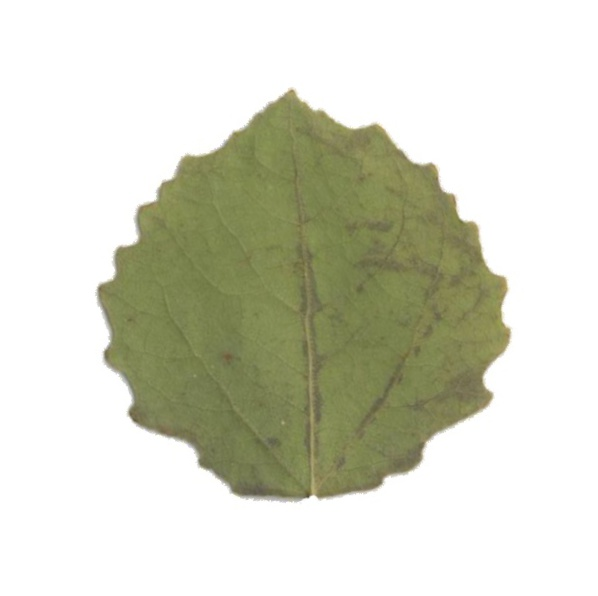
#> input picture 10_29_local_enhancement/0.jpg, 598 x 596 px
$ python b.py   (older library calls are emulated)
#> lines starting #> are read from the running program, lines starting #| are printed output that depends on the picture; after the words box and inside, x2 and y2 are one past the last pixel; in counts of white or black regions, pixels touching at a corner belong together
### 10_29_local_enhancement/correct_angle_by_radon.py
import cv2
from skimage import transform, morphology
import numpy as np
import get_pic_rotated_and_broaden


def correct_angle_by_radon(image):
    """
    Description: use the method of radon transformation to straighten the image.
    :param image: src
    :return: img_rotated and rotating_angle
    """
#> called with image = './0.jpg'
    img = cv2.imread(image)
#> img is the input picture: shape (596, 598, 3); mean B, G, R 198.1, 214.2, 212.8

    img_gray = cv2.cvtColor(img, cv2.COLOR_BGR2GRAY)
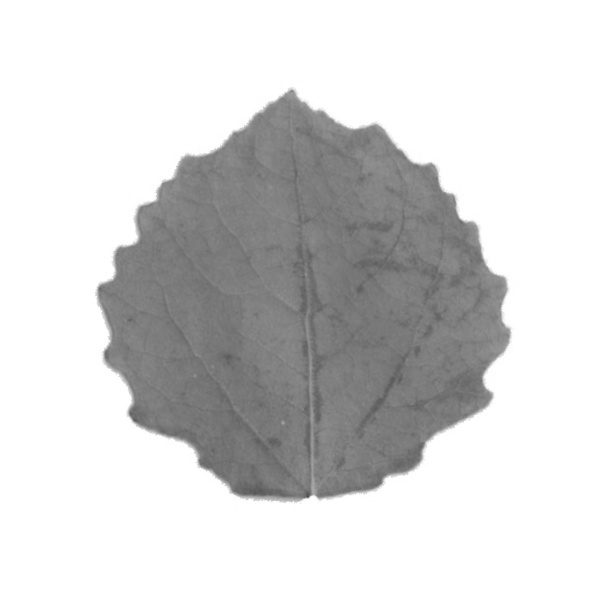
#> img_gray: shape (596, 598); min 81, max 255, mean 212
    bw = cv2.Canny(img_gray, 60, 120)
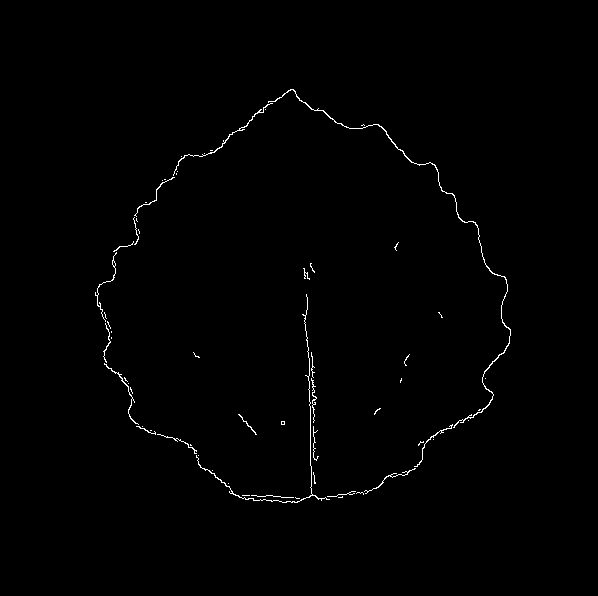
#> bw: shape (596, 598); 0.68% white in thin lines or dots, all inside (x1, y1, x2, y2) = (95, 89, 511, 503)
    for i in bw:
        for j in range(len(i)):
            if 255 == i[j]:
                i[j] = 1
    bw = morphology.skeletonize(bw)   # optional
    theta = list(range(-90, 90))
    R = transform.radon_transform.radon(bw, theta)
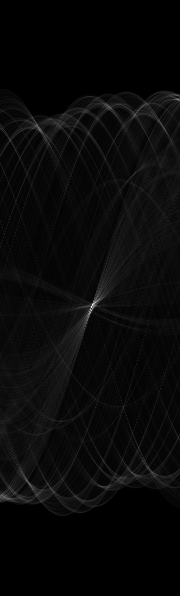
#> R: shape (596, 180) float64; min 0, max 86.42, mean 3.2; drawn with min black and max white
    R1 = np.max(R, axis=0)
#> R1 = 180 values, max 86.42 at index 91, min 14.57 at index 71, mean 26.92
    theta_max = 90
    while theta_max > 50 or theta_max < -50:
        R2, theta_max = np.max(R1), np.argwhere(R1 == np.max(R1))
        R1[theta_max] = 0
        theta_max -= 91
#> this loop made 1 pass
#> (R2, theta_max) on pass 1: (86.42, [0])
#> after the loop, R1 = 180 values, max 83.62 at index 92, min 0 at index 91, mean 26.44
    img_rotated = get_pic_rotated_and_broaden.get_pic_rotated_and_broaden(img, -theta_max, (255, 255, 255))
    rotating_angle = theta_max

    return img_rotated, rotating_angle

### 10_29_local_enhancement/get_pic_rotated_and_broaden.py
import cv2
from math import *
import numpy as np


def get_pic_rotated_and_broaden(img, degree=45, filled_color=-1):

    # 获取旋转后4角的填充色
#> called with degree = array of shape (1, 1), filled_color = (255, 255, 255)
    if filled_color == -1:
        filled_color = tuple(img[0][0].tolist())
    if isinstance(filled_color, int):
        filled_color = (filled_color, filled_color, filled_color)

    height, width = img.shape[:2]
#> height = 596; width = 598

    # 旋转后的尺寸
    height_new = int(width * fabs(sin(radians(degree))) + height * fabs(cos(radians(degree))))
#> height_new = 596
    width_new = int(height * fabs(sin(radians(degree))) + width * fabs(cos(radians(degree))))
#> width_new = 598

    mat_rotation = cv2.getRotationMatrix2D((width / 2, height / 2), degree, 1)
#> mat_rotation = [[1, 0, 0], [0, 1, 0]]

    mat_rotation[0, 2] += (width_new - width) / 2
    mat_rotation[1, 2] += (height_new - height) / 2

    img_rotation = cv2.warpAffine(img, mat_rotation, (width_new, height_new), borderValue=filled_color)
    # 填充四个角
    mask = np.zeros((height_new + 2, width_new + 2), np.uint8)
    mask[:] = 0
    seed_points = [(0, 0), (0, height_new - 1), (width_new - 1, 0), (width_new - 1, height_new - 1)]
#> seed_points = [(0, 0), (0, 595), (597, 0), (597, 595)]
    for i in seed_points:
        cv2.floodFill(img_rotation, mask, i, filled_color)
#> this loop made 4 passes
    return img_rotation

### 10_29_local_enhancement/b.py
import cv2
import numpy as np
import matplotlib.pyplot as plt
import correct_angle_by_radon


image = r'./0.jpg'

img_rotated, rotation_angle = correct_angle_by_radon.correct_angle_by_radon(image)
#> in correct_angle_by_radon, `rotating_angle = theta_max`: rotating_angle = [0]
#> rotation_angle = [0]

x1 = cv2.Sobel(img_rotated, cv2.CV_16S, 1, 0, ksize=1)
x3 = cv2.Sobel(img_rotated, cv2.CV_16S, 1, 0, ksize=3)
x5 = cv2.Sobel(img_rotated, cv2.CV_16S, 1, 0, ksize=5)
x7 = cv2.Sobel(img_rotated, cv2.CV_16S, 1, 0, ksize=7)
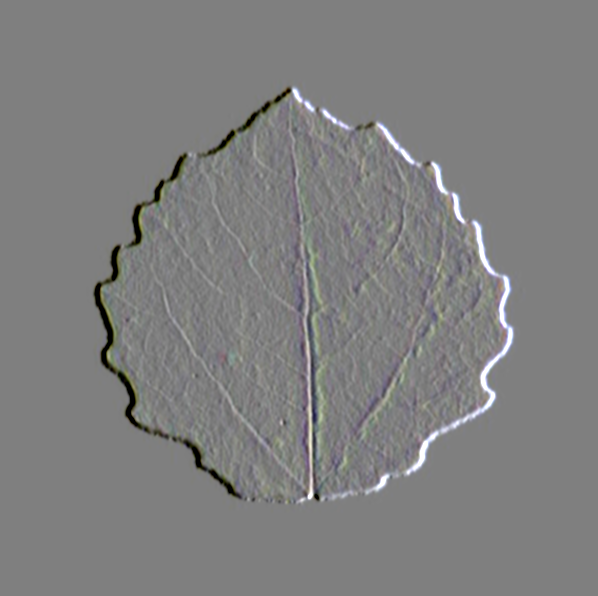
#> x7: shape (596, 598, 3) int16; mean B, G, R -21.1, -3.7, -0.4; drawn with min black and max white

absX1 = cv2.convertScaleAbs(x1)  # 转回uint8
absX3 = cv2.convertScaleAbs(x3)
absX5 = cv2.convertScaleAbs(x5)
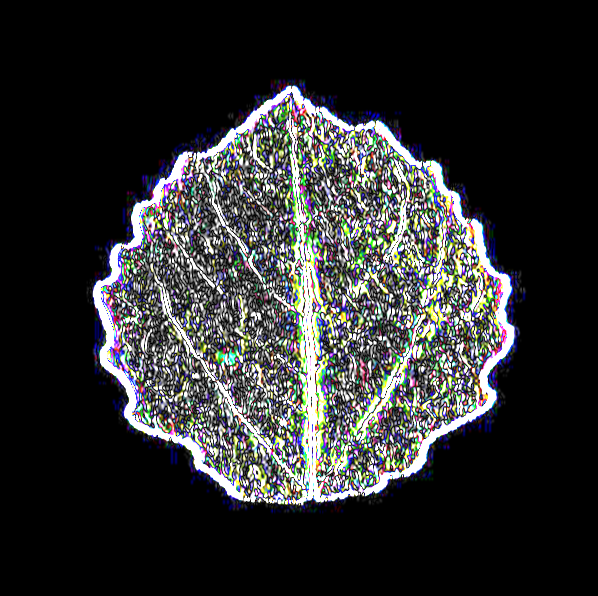
#> absX5: shape (596, 598, 3); mean B, G, R 47.9, 47.6, 46.8
absX7 = cv2.convertScaleAbs(x7)
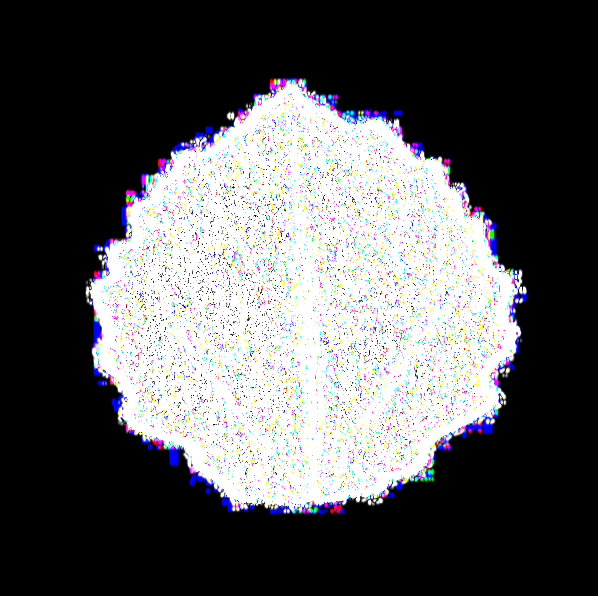
#> absX7: shape (596, 598, 3); mean B, G, R 91.9, 89.5, 89.9

# dst = cv2.addWeighted(absX, 0.9, absY, 0.1, 0)

cv2.imshow("absX1", absX1)
cv2.imshow("absX3", absX3)
cv2.imshow("absX5", absX5)
cv2.imshow("absX7", absX7)
print(absX1.shape)
#| (596, 598, 3)
absX1 = cv2.cvtColor(absX1, cv2.COLOR_BGR2GRAY)
#> absX1: shape (596, 598)

# Threshold
X1_thresholded = cv2.adaptiveThreshold(absX1, 255, cv2.ADAPTIVE_THRESH_MEAN_C, cv2.THRESH_BINARY, 5, 7)
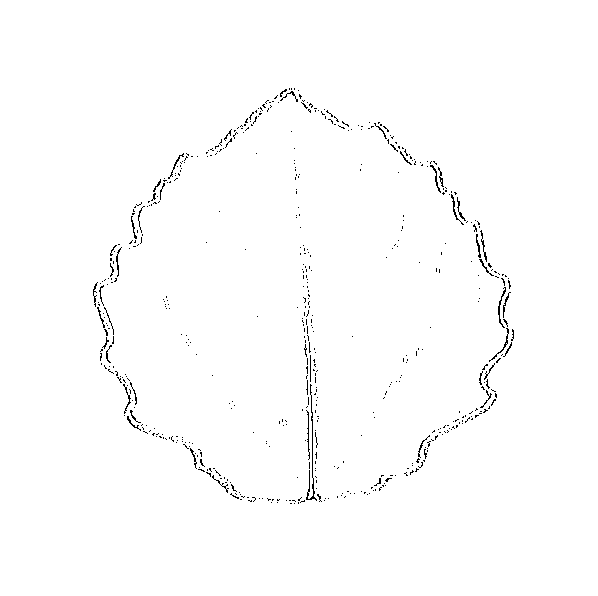
#> X1_thresholded: shape (596, 598); 99% white; black in thin lines or dots, all inside (x1, y1, x2, y2) = (93, 88, 514, 504)
cv2.imshow("X1_thresholded", X1_thresholded)

# cv2.imshow("Result", dst)

cv2.waitKey(0)
cv2.destroyAllWindows()
